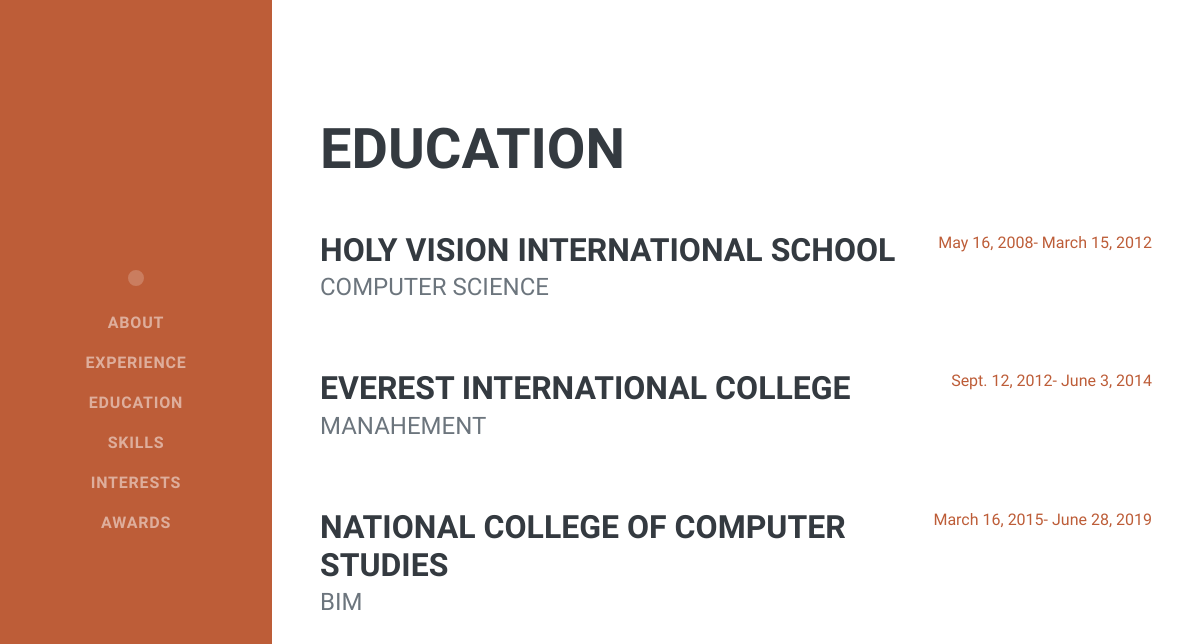
The app's page /education/ with its own data.
### portfolio/models.py (models this page shows)
class Education(models.Model):
    uni_name = models.CharField(max_length=200)
    faculty =models.CharField(max_length=200)
    score = models.CharField(max_length=4)
    workDateFrom = models.DateField()
    workDateTo = models.DateField()

### portfolio/views.py (the view)
# urls.py: path('education/',views.education, name="education"),
def education(request):
    edu = Education.objects.all()
    data = {'edu':edu}
    return render(request,"portfolio/education.html",data)

### portfolio/templates/portfolio/education.html (shortened to what this page needs)
{% extends 'portfolio/base.html'%}
{% block main_content%}
<section class="resume-section" id="education">
    <div class="resume-section-content">
        <h2 class="mb-5">Education</h2>
        {% for education in edu%}
        <div class="d-flex flex-column flex-md-row justify-content-between mb-5">
            <div class="flex-grow-1">
                <h3 class="mb-0">{{education.uni_name}}</h3>
                <div class="subheading mb-3">{{education.faculty}}</div>
            </div>
            <div class="flex-shrink-0"><span class="text-primary">{{education.workDateFrom}}- {{education.workDateTo}}</span></div>
        </div>
        {% endfor %}
    </div>
</section>
{% endblock %}

### portfolio/templates/portfolio/base.html (shortened to what this page needs)
<!DOCTYPE html>
{% load static %}
<html lang="en">
    <head>
        <link href={% static "css/styles.css" %} rel="stylesheet" />
    </head>
    <body id="page-top">
        <nav class="navbar navbar-expand-lg navbar-dark bg-primary fixed-top" id="sideNav">
            <a class="navbar-brand js-scroll-trigger" href="#page-top">
                <span class="d-none d-lg-block"><img class="img-fluid img-profile rounded-circle mx-auto mb-2" src="assets/img/profile.jpg" alt="" /></span>
            </a>
            <div class="collapse navbar-collapse" id="navbarSupportedContent">
                <ul class="navbar-nav">
                    <li class="nav-item"><a class="nav-link js-scroll-trigger" href={% url "info" %}>About</a></li>
                    <li class="nav-item"><a class="nav-link js-scroll-trigger" href={% url "experience" %}>Experience</a></li>
                    <li class="nav-item"><a class="nav-link js-scroll-trigger" href={% url "education" %}>Education</a></li>
                    <li class="nav-item"><a class="nav-link js-scroll-trigger" href={% url "skills" %}>Skills</a></li>
                    <li class="nav-item"><a class="nav-link js-scroll-trigger" href={% url "interest" %}>Interests</a></li>
                    <li class="nav-item"><a class="nav-link js-scroll-trigger" href={% url "awards" %}>Awards</a></li>
                </ul>
            </div>
        </nav>
        {% block main_content%}
        {% endblock %}
    </body>
</html>

### records on screen
Education: uni_name "HOLY VISION INTERNATIONAL SCHOOL", faculty "COMPUTER SCIENCE", workDateFrom "May 16, 2008", workDateTo "March 15, 2012"
Education: uni_name "EVEREST INTERNATIONAL COLLEGE", faculty "MANAHEMENT", workDateFrom "Sept. 12, 2012", workDateTo "June 3, 2014"
Education: uni_name "NATIONAL COLLEGE OF COMPUTER STUDIES", faculty "BIM", workDateFrom "March 16, 2015", workDateTo "June 28, 2019"
